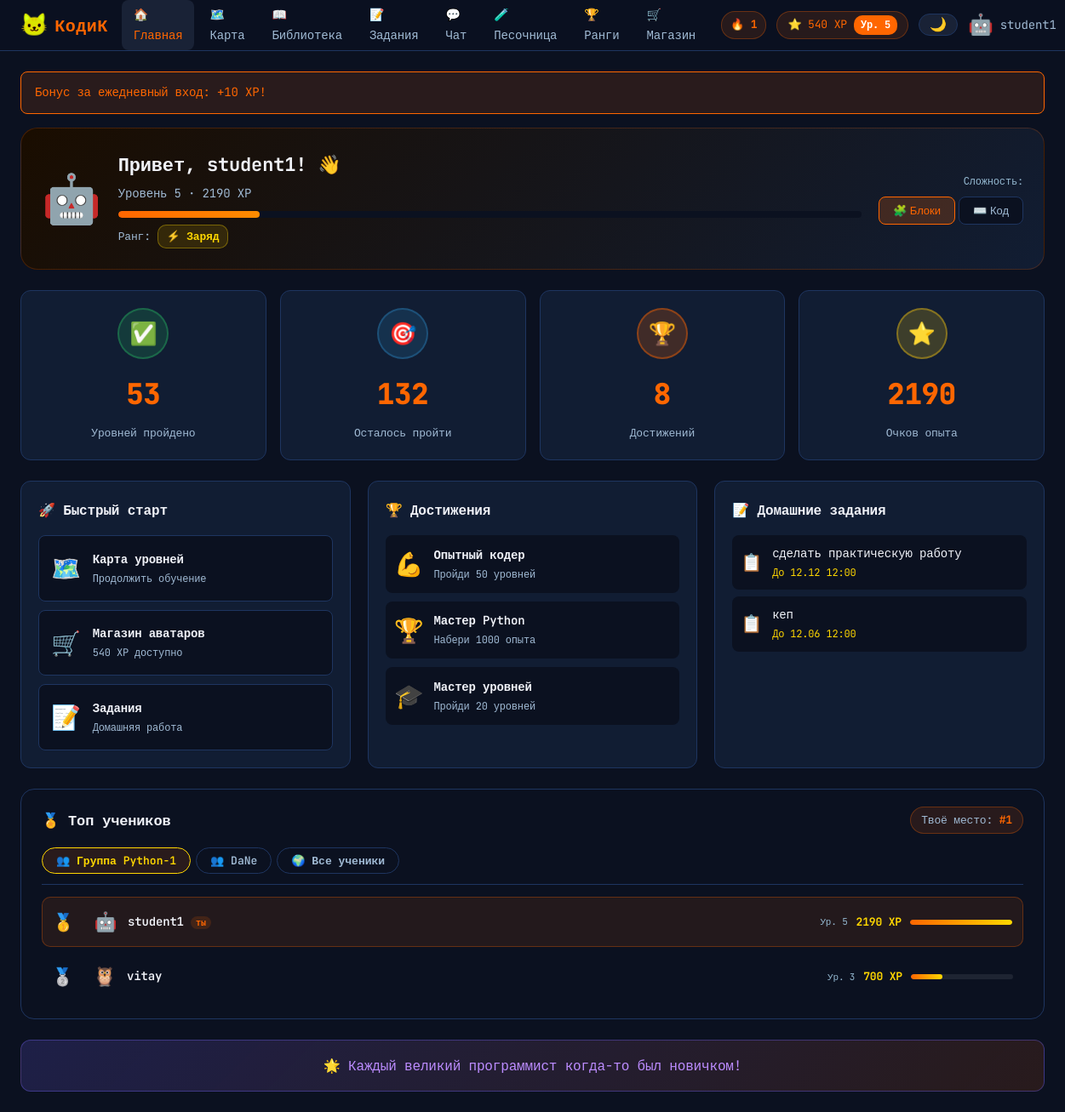
The app's page /student (signed in) with its own data.
### models.py (models this page shows)
class User(UserMixin, db.Model):
    id = db.Column(db.Integer, primary_key=True)
    username = db.Column(db.String(80), unique=True, nullable=False)
    email = db.Column(db.String(120), unique=True, nullable=False)
    password_hash = db.Column(db.String(255), nullable=False)
    role = db.Column(db.String(20), nullable=False)  # admin, teacher, student, parent
    xp = db.Column(db.Integer, default=0)
    total_xp = db.Column(db.Integer, default=0)
    level = db.Column(db.Integer, default=1)
    avatar_emoji = db.Column(db.String(10), default='🐱')
    difficulty = db.Column(db.String(10), default='easy')
    created_at = db.Column(db.DateTime, default=datetime.utcnow)
    parent_id = db.Column(db.Integer, db.ForeignKey('user.id'), nullable=True)
    streak = db.Column(db.Integer, default=0)
    last_activity_date = db.Column(db.Date, nullable=True)
    last_login_bonus_date = db.Column(db.Date, nullable=True)
    sent_messages = db.relationship('Message', foreign_keys='Message.sender_id', backref='sender', lazy=True)
    received_messages = db.relationship('Message', foreign_keys='Message.receiver_id', backref='receiver', lazy=True)
    user_progress = db.relationship('UserProgress', backref='user', lazy=True)
    user_achievements = db.relationship('UserAchievement', backref='user', lazy=True)
    user_avatars = db.relationship('UserAvatar', backref='user', lazy=True)
    submissions = db.relationship('Submission', foreign_keys='Submission.student_id', backref='student', lazy=True)
    def xp_to_next_level(self):
        return self.level * 200
    def level_progress_pct(self):
        xp_in_level = self.total_xp - sum(i * 200 for i in range(1, self.level))
        return min(100, int(xp_in_level / self.xp_to_next_level() * 100))

class UserAchievement(db.Model):
    id = db.Column(db.Integer, primary_key=True)
    user_id = db.Column(db.Integer, db.ForeignKey('user.id'), nullable=False)
    achievement_id = db.Column(db.Integer, db.ForeignKey('achievement.id'), nullable=False)
    earned_at = db.Column(db.DateTime, default=datetime.utcnow)
    achievement = db.relationship('Achievement')

class Achievement(db.Model):
    id = db.Column(db.Integer, primary_key=True)
    name = db.Column(db.String(100), nullable=False)
    description = db.Column(db.Text)
    icon = db.Column(db.String(10), default='🏆')
    type = db.Column(db.String(50))
    threshold = db.Column(db.Integer, default=0)

class Assignment(db.Model):
    id = db.Column(db.Integer, primary_key=True)
    teacher_id = db.Column(db.Integer, db.ForeignKey('user.id'), nullable=False)
    group_id = db.Column(db.Integer, db.ForeignKey('group.id'), nullable=True)
    title = db.Column(db.String(200), nullable=False)
    description = db.Column(db.Text)
    due_date = db.Column(db.DateTime)
    is_closed = db.Column(db.Boolean, default=False)
    file_path = db.Column(db.String(255))
    created_at = db.Column(db.DateTime, default=datetime.utcnow)
    submissions = db.relationship('Submission', backref='assignment', lazy=True)
    teacher = db.relationship('User', foreign_keys=[teacher_id])

class Group(db.Model):
    id = db.Column(db.Integer, primary_key=True)
    name = db.Column(db.String(100), nullable=False)
    teacher_id = db.Column(db.Integer, db.ForeignKey('user.id'), nullable=True)
    created_at = db.Column(db.DateTime, default=datetime.utcnow)
    members = db.relationship('GroupMember', backref='group', lazy=True)
    assignments = db.relationship('Assignment', backref='group', lazy=True)

### app.py (the view)
@app.route('/student')
@login_required
@role_required('student')
def student_dashboard():
    completed = UserProgress.query.filter_by(
        user_id=current_user.id, status='completed').count()
    total_levels = Level.query.count()
    achievements = UserAchievement.query.filter_by(
        user_id=current_user.id).order_by(UserAchievement.earned_at.desc()).limit(3).all()
    all_earned = UserAchievement.query.filter_by(
        user_id=current_user.id).order_by(UserAchievement.earned_at.desc()).all()
    earned_ids = {ua.achievement_id for ua in all_earned}
    all_achievements = Achievement.query.order_by(Achievement.id).all()
    assignments = _get_student_assignments()
    top_students = User.query.filter_by(role='student').order_by(User.total_xp.desc()).limit(10).all()
    all_students = User.query.filter_by(role='student').order_by(User.total_xp.desc()).all()
    my_rank = next((i+1 for i, u in enumerate(all_students) if u.id == current_user.id), None)
    my_notes = Note.query.filter_by(student_id=current_user.id)\
                         .order_by(Note.created_at.desc()).limit(10).all()
    memberships = GroupMember.query.filter_by(user_id=current_user.id).all()
    student_groups = []
    seen_gids = set()
    for m in memberships:
        if m.group_id in seen_gids:
            continue
        seen_gids.add(m.group_id)
        group = Group.query.get(m.group_id)
        if not group:
            continue
        member_ids = [gm.user_id for gm in group.members]
        group_top = User.query.filter(
            User.id.in_(member_ids), User.role == 'student'
        ).order_by(User.total_xp.desc()).limit(10).all()
        all_in_group = User.query.filter(
            User.id.in_(member_ids), User.role == 'student'
        ).order_by(User.total_xp.desc()).all()
        my_group_rank = next(
            (i + 1 for i, u in enumerate(all_in_group) if u.id == current_user.id), None
        )
        student_groups.append({
            'group': group,
            'students': group_top,
            'my_rank': my_group_rank
        })
    return render_template('student/dashboard.html',
                           completed=completed,
                           total_levels=total_levels,
                           achievements=achievements,
                           all_earned=all_earned,
                           earned_ids=earned_ids,
                           all_achievements=all_achievements,
                           assignments=assignments,
                           top_students=top_students,
                           my_rank=my_rank,
                           my_notes=my_notes,
                           student_groups=student_groups)

### templates/student/dashboard.html (shortened to what this page needs)
{% extends 'base.html' %}
{% block content %}
<div class="page-student">
  <div class="student-hero">
    <div class="hero-avatar">{{ current_user.avatar_emoji }}</div>
    <div class="hero-info">
      <h1 class="hero-name">Привет, {{ current_user.username }}! 👋</h1>
      <div class="hero-level">Уровень {{ current_user.level }} · {{ current_user.total_xp }} XP</div>
      <div class="xp-bar">
        <div class="xp-fill" style="width: {{ current_user.level_progress_pct() }}%"></div>
      </div>
      {% if nav_rank_label %}
      <div class="hero-rank">Ранг: <a href="{{ url_for('student_battlepass') }}" class="hero-rank-badge">{{ nav_rank_icon }} {{ nav_rank_label }}</a></div>
      {% endif %}
    </div>
    <div class="hero-difficulty">
      <span class="diff-label">Сложность:</span>
      <div class="diff-toggle">
        <button class="diff-btn {% if current_user.difficulty == 'easy' %}active{% endif %}"
                onclick="setDifficulty('easy')">🧩 Блоки</button>
        <button class="diff-btn {% if current_user.difficulty == 'hard' %}active{% endif %}"
                onclick="setDifficulty('hard')">⌨️ Код</button>
      </div>
    </div>
  </div>
  <div class="stats-grid">
    <div class="stat-card">
      <div class="stat-icon stat-icon-green">✅</div>
      <div class="stat-value">{{ completed }}</div>
      <div class="stat-label">Уровней пройдено</div>
    </div>
    <div class="stat-card">
      <div class="stat-icon stat-icon-blue">🎯</div>
      <div class="stat-value">{{ total_levels - completed }}</div>
      <div class="stat-label">Осталось пройти</div>
    </div>
    <div class="stat-card" onclick="document.getElementById('achModal').style.display='flex'" style="cursor:pointer;" title="Посмотреть все достижения">
      <div class="stat-icon stat-icon-orange">🏆</div>
      <div class="stat-value">{{ current_user.user_achievements | length }}</div>
      <div class="stat-label">Достижений</div>
    </div>
    <div class="stat-card">
      <div class="stat-icon stat-icon-yellow">⭐</div>
      <div class="stat-value">{{ current_user.total_xp }}</div>
      <div class="stat-label">Очков опыта</div>
    </div>
  </div>
  <div class="dashboard-grid">
    <div class="dash-section">
      <h2 class="section-title">🚀 Быстрый старт</h2>
      <div class="quick-actions">
        <a href="{{ url_for('student_levelmap') }}" class="quick-card">
          <div class="quick-icon">🗺️</div>
          <div class="quick-text">
            <div class="quick-title">Карта уровней</div>
            <div class="quick-sub">Продолжить обучение</div>
          </div>
        </a>
        <a href="{{ url_for('student_shop') }}" class="quick-card">
          <div class="quick-icon">🛒</div>
          <div class="quick-text">
            <div class="quick-title">Магазин аватаров</div>
            <div class="quick-sub">{{ current_user.xp }} XP доступно</div>
          </div>
        </a>
        <a href="{{ url_for('student_assignments') }}" class="quick-card">
          <div class="quick-icon">📝</div>
          <div class="quick-text">
            <div class="quick-title">Задания</div>
            <div class="quick-sub">Домашняя работа</div>
          </div>
        </a>
      </div>
    </div>
    <div class="dash-section">
      <h2 class="section-title">🏆 Достижения</h2>
      {% if achievements %}
        <div class="achievements-list">
          {% for ua in achievements %}
          <div class="achievement-item">
            <div class="ach-icon">{{ ua.achievement.icon if ua.achievement else '🏅' }}</div>
            <div class="ach-info">
              <div class="ach-name">{{ ua.achievement.name if ua.achievement else 'Достижение' }}</div>
              <div class="ach-desc">{{ ua.achievement.description if ua.achievement else '' }}</div>
            </div>
          </div>
          {% endfor %}
        </div>
      {% else %}
        <div class="empty-state">
          <div class="empty-icon">🎯</div>
          <p>Пройди первый уровень, чтобы получить достижение!</p>
        </div>
      {% endif %}
    </div>
    <div class="dash-section">
      <h2 class="section-title">📝 Домашние задания</h2>
      {% if assignments %}
        <div class="assignment-list">
          {% for a in assignments %}
          <div class="assignment-item">
            <div class="assign-icon">📋</div>
            <div class="assign-info">
              <div class="assign-title">{{ a.title }}</div>
              {% if a.due_date %}
              <div class="assign-due">До {{ a.due_date.strftime('%d.%m %H:%M') }}</div>
              {% endif %}
            </div>
          </div>
          {% endfor %}
        </div>
      {% else %}
        <div class="empty-state">
          <div class="empty-icon">✨</div>
          <p>Новых заданий нет. Отличный день!</p>
        </div>
      {% endif %}
    </div>
  </div>
  <div class="leaderboard-section">
    <div class="leaderboard-header">
      <div class="leaderboard-title">🏅 Топ учеников</div>
      <div class="leaderboard-myrank" id="lbMyRank" style="display:none">
        Твоё место: <strong id="lbMyRankNum"></strong>
      </div>
    </div>
    {% if student_groups %}
    <div class="lb-tabs" id="lbTabs">
      {% for sg in student_groups %}
      <button class="lb-tab {% if loop.first %}active{% endif %}"
              data-tab="group-{{ sg.group.id }}"
              data-myrank="{{ sg.my_rank or '' }}">
        👥 {{ sg.group.name }}
      </button>
      {% endfor %}
      <button class="lb-tab"
              data-tab="all"
              data-myrank="{{ my_rank or '' }}">
        🌍 Все ученики
      </button>
    </div>
    {% endif %}
    {% for sg in student_groups %}
    <div class="leaderboard-list lb-pane" id="lbPane-group-{{ sg.group.id }}"
         {% if not loop.first %}style="display:none"{% endif %}>
      {% for u in sg.students %}
      {% set ref_xp = sg.students[0].total_xp or 1 %}
      <div class="lb-row {% if u.id == current_user.id %}lb-me{% endif %}">
        <div class="lb-rank">
          {% if loop.index == 1 %}🥇{% elif loop.index == 2 %}🥈{% elif loop.index == 3 %}🥉
          {% else %}<span class="lb-num">{{ loop.index }}</span>{% endif %}
        </div>
        <div class="lb-avatar">{{ u.avatar_emoji }}</div>
        <div class="lb-info">
          <span class="lb-name">{{ u.username }}{% if u.id == current_user.id %} <span class="lb-you">ты</span>{% endif %}</span>
          <span class="lb-level">Ур. {{ u.level }}</span>
        </div>
        <div class="lb-xp">{{ u.total_xp }} XP</div>
        <div class="lb-bar-wrap">
          <div class="lb-bar-fill" style="width:{{ [[(u.total_xp * 100 // ref_xp), 100] | min, 4] | max }}%"></div>
        </div>
      </div>
      {% endfor %}
    </div>
    {% endfor %}
  </div>
  <div class="motivation-banner" id="motivationBanner">
    <div class="motivation-text" id="motivationText"></div>
  </div>
</div>
{% endblock %}

### templates/base.html (shortened to what this page needs)
<!DOCTYPE html>
<html lang="ru">
<head>
  <link rel="stylesheet" href="{{ url_for('static', filename='css/main.css') }}">
</head>
<body class="role-{{ current_user.role if current_user.is_authenticated else 'guest' }}" id="mainBody">
{% if current_user.is_authenticated %}
<nav class="navbar">
  <a class="nav-brand" href="{{ url_for('student_dashboard') if current_user.role == 'student' else url_for('teacher_dashboard') if current_user.role == 'teacher' else url_for('admin_dashboard') }}" style="text-decoration:none;">
    <span class="brand-icon">🐱</span>
    <span class="brand-name">КодиК</span>
  </a>
  <div class="nav-links">
    {% if current_user.role == 'student' %}
      <a href="{{ url_for('student_dashboard') }}" class="nav-link {% if request.endpoint == 'student_dashboard' %}active{% endif %}">🏠 Главная</a>
      <a href="{{ url_for('student_levelmap') }}" class="nav-link {% if request.endpoint == 'student_levelmap' %}active{% endif %}">🗺️ Карта</a>
      <a href="{{ url_for('student_library') }}" class="nav-link {% if request.endpoint == 'student_library' %}active{% endif %}">📖 Библиотека</a>
      <a href="{{ url_for('student_assignments') }}" class="nav-link {% if request.endpoint == 'student_assignments' %}active{% endif %}">
        📝 Задания{% if nav_pending_assignments > 0 %}<span class="nav-badge">{{ nav_pending_assignments }}</span>{% endif %}
      </a>
      <a href="{{ url_for('student_chat') }}" class="nav-link {% if request.endpoint == 'student_chat' %}active{% endif %}">
        💬 Чат{% if nav_unread_msgs > 0 %}<span class="nav-badge">{{ nav_unread_msgs }}</span>{% endif %}
      </a>
      <a href="{{ url_for('student_sandbox') }}" class="nav-link {% if request.endpoint == 'student_sandbox' %}active{% endif %}">🧪 Песочница</a>
      <a href="{{ url_for('student_battlepass') }}" class="nav-link {% if request.endpoint == 'student_battlepass' %}active{% endif %}">🏆 Ранги</a>
      <a href="{{ url_for('student_shop') }}" class="nav-link {% if request.endpoint == 'student_shop' %}active{% endif %}">🛒 Магазин</a>
    {% endif %}
  </div>
  <div class="nav-user">
    {% if current_user.role == 'student' %}
    {% if current_user.streak > 0 %}
    <div class="streak-badge">🔥 {{ current_user.streak }}</div>
    {% endif %}
    <div class="xp-pill">
      <span>⭐ {{ current_user.xp }} XP</span>
      <span class="lv-badge">Ур. {{ current_user.level }}</span>
    </div>
    {% endif %}
    <button class="theme-toggle" onclick="toggleTheme()" title="Сменить тему" id="themeBtn">🌙</button>
    <div class="user-menu">
      <span class="user-avatar">{{ current_user.avatar_emoji }}</span>
      <span class="user-name">{{ current_user.username }}</span>
    </div>
  </div>
</nav>
{% endif %}
<main class="main-content">
  {% with messages = get_flashed_messages(with_categories=true) %}
    {% if messages %}
      <div class="flash-container">
        {% for cat, msg in messages %}
          <div class="flash flash-{{ cat }}">{{ msg }}</div>
        {% endfor %}
      </div>
    {% endif %}
  {% endwith %}
  {% block content %}{% endblock %}
</main>
</body>
</html>

### records on screen
User: streak "1", xp "540", level "5", avatar_emoji "🤖", username "student1", total_xp "2190", shows "ты", {{ [[(u.total_xp * 100 // ref_xp), 100] | min, 4] | max }} 100 (drawn)
UserAchievement: achievement "💪", achievement "Опытный кодер", achievement "Пройди 50 уровней"
UserAchievement: achievement "🏆", achievement "Мастер Python", achievement "Набери 1000 опыта"
UserAchievement: achievement "🎓", achievement "Мастер уровней", achievement "Пройди 20 уровней"
Assignment: title "сделать практическую работу", due_date "12.12 12:00"
Assignment: title "кеп", due_date "12.06 12:00"
Group: group.name "Группа Python-1"
Group: group.name "DaNe"
User: avatar_emoji "🦉", username "vitay", level "3", total_xp "700", {{ [[(u.total_xp * 100 // ref_xp), 100] | min, 4] | max }} 31 (drawn)

### other values on screen
{{ msg }} "Бонус за ежедневный вход: +10 XP!"
{{ nav_rank_icon }} "⚡"
{{ nav_rank_label }} "Заряд"
{{ completed }} "53"
{{ total_levels - completed }} "132"
{{ current_user.user_achievements | length }} "8"
